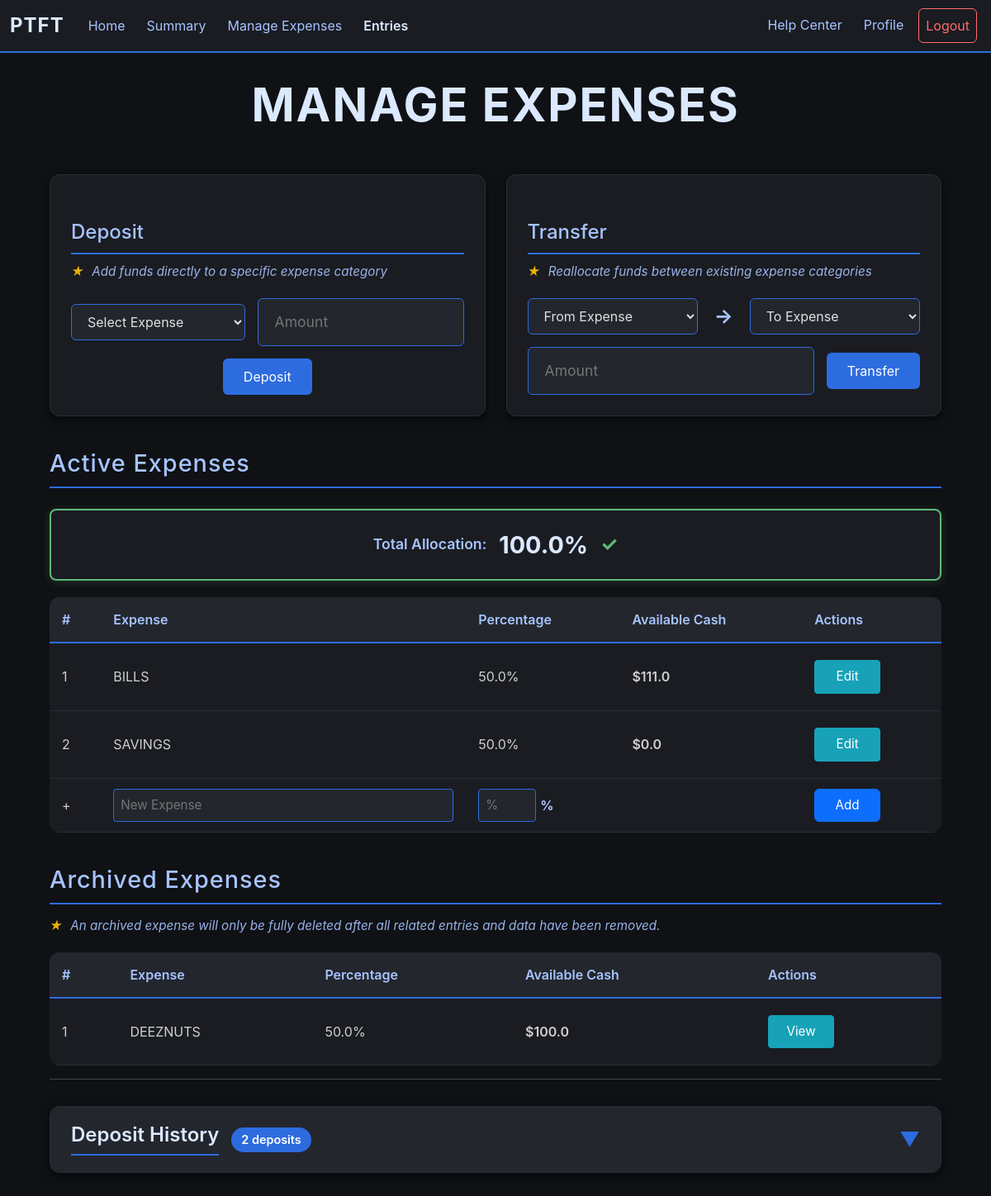
The app's page /expenses (signed in) with its own data.
### app/models.py (models this page shows, shortened)
class Expenses(db.Model):        #Stores all expense category per user
    id = db.Column(db.Integer, primary_key = True)
    user_id = db.Column(db.Integer, db.ForeignKey("user.id"))
    name = db.Column(db.String(25))
    percentage = db.Column(db.Float)
    status = db.Column(db.Boolean, default = True)      #Archive Status
    deleted = db.Column(db.Boolean, default = False)
    savings = db.Column(db.Float, default = 0.0)
    earnings = db.Column(db.Float, default = 0.0)
    spendings = db.Column(db.Float, default = 0.0)
    transferred = db.Column(db.Float, default = 0.0)
    balance = db.Column(db.Float, default = 0.0)
    credit_balance = db.Column(db.Float, default = 0.0)

### app/routes/expense.py (the view)
@expense.route("/expenses", methods = ["GET"])
def expenses():
    if helper.check_login():
        active_expenses = {}
        inactive_expenses = {}
        expense_data = {}       #Links expense id to total savings {expense_id: amount saved}
        snaps = Exp_Snap.query.filter_by(user_id = session["user_id"]).all()
        deposits = Transaction.query.filter_by(user_id = session["user_id"], deposit_status = True).all()
        expenses = Expenses.query.filter_by(user_id = session["user_id"]).all()
        for snap in snaps:      #Calculates net total from snapshots
            expense_data[snap.expense_id] = expense_data.get(snap.expense_id, 0.0) + (snap.expense_earnings - snap.total_spending)
        for deposit in deposits:        #Calculates total deposits per expense
            expense_data[deposit.expense_id] = expense_data.get(deposit.expense_id, 0.0) + deposit.amount
        for expense in expenses:        #Separates expense types between archived and unarchived
            savings = round((expense_data.get(expense.id, 0.0) + expense.transferred), 2)
            expense.savings = savings
            if expense.status:
                active_expenses[expense] = savings
            else:
                inactive_expenses[expense] = savings
        allocation_check = [0, True]
        for expense in active_expenses:
            allocation_check[0] += expense.percentage
        if allocation_check[0] !=100:
            allocation_check[1] = False
        all_expenses = list(active_expenses.keys()) + list(inactive_expenses.keys())
        deposits = Transaction.query.filter_by(user_id = session["user_id"], deposit_status = True).all()
        db.session.commit()
        return render_template("expenses.html", active_expenses = active_expenses, inactive_expenses = inactive_expenses, status = allocation_check, all_expenses = all_expenses, deposits = deposits)
    else:
        return redirect(url_for("user.login"))

### app/helper.py (called while the page is built)
def check_login():
    return "user_id" in session

### app/templates/expenses.html (shortened to what this page needs)
{% extends "budget_base.html"%}
{% block content %}
<div class="expense-container">
    <h1 class="main-title">MANAGE EXPENSES</h1>
    <div class="function-sections">
        {% if active_expenses %}
        <div class="function-section">
            <h2 class="function-title">Deposit</h2>
            <p class="function-helper-text"><span class="tip-star">★</span> Add funds directly to a specific expense category</p>
            <form action="/deposit" method="POST" class="inline-form">
                <select name="expense_id" required>
                    <option value="">Select Expense</option>
                </select>
                <div class="input-wrapper">
                    <input type="number" step="0.01" name="amount" placeholder="Amount" min="0" required>
                </div>
                <button type="submit" class="form-btn">Deposit</button>
            </form>
        </div>
        <div class="function-section">
            <h2 class="function-title">Transfer</h2>
            <p class="function-helper-text"><span class="tip-star">★</span> Reallocate funds between existing expense categories</p>
            <form action="/reallocate" method="POST" class="inline-form">
                <select name="from_expense" required>
                    <option value="">From Expense</option>
                </select>
                <span class="arrow">→</span>
                <select name="to_expense" required>
                    <option value="">To Expense</option>
                </select>
                <div class="input-wrapper">
                    <input type="number" step="0.01" name="amount" placeholder="Amount" min="0" required>
                </div>
                <button type="submit" class="form-btn">Transfer</button>
            </form>
        </div>
      {% endif %}
    </div>
    <h1 class="section-title">Active Expenses</h1>
    <div class="status-display-compact {% if status[1] %}status-perfect{% else %}status-error{% endif %}">
        <div class="status-compact-content">
            <span class="status-label">Total Allocation:</span>
            <span class="status-percentage-compact">{{status[0]}}%</span>
            {% if status[1] %}
                <span class="status-icon-compact perfect">✓</span>
            {% else %}
                <span class="status-icon-compact error">✗</span>
            {% endif %}
        </div>
    </div>
    <table class="expense-table">
        <thead>
            <tr>
                <th>#</th>
                <th>Expense</th>
                <th>Percentage</th>
                <th>Available Cash</th>
                <th>Actions</th>
            </tr>
        </thead>
        <tbody>
            {% for active_expense in active_expenses %}
            <tr class="log-row" data-row-id="active-{{active_expense.id}}">
                <td>{{loop.index}}</td>
                <td>
                    <div class="display-mode">
                        <span class="display-text">{{active_expense.name}}</span>
                    </div>
                </td>
                <td>
                    <div class="display-mode">
                        <span class="display-text">{{active_expense.percentage}}%</span>
                    </div>
                </td>
                <td class="cash-cell">${{active_expenses[active_expense]}}</td>
                <td>
                    <div class="display-mode">
                        <button class="btn btn-dark btn-info btn-sm edit-toggle-btn" onclick="toggleEdit('active-{{active_expense.id}}')">Edit</button>
                    </div>
                </td>
            </tr>
            {% endfor %}
            <tr class="add-row">
                <form action="/add_expense" method="POST">
                    <td>+</td>
                    <td><input type="text" name="expense_name" placeholder="New Expense" class="table-input" required></td>
                    <td>
                        <div class="percent-wrapper">
                            <input type="number" name="percent" placeholder="%" class="table-input percent-input" required>
                            <span class="percent-symbol">%</span>
                        </div>
                    </td>
                    <td></td>
                    <td><button type="submit" class="btn btn-primary">Add</button></td>
                </form>
            </tr>
        </tbody>
    </table>
    {% if inactive_expenses %}
    <h1 class="section-title">Archived Expenses</h1>
    <p class="function-helper-text"><span class="tip-star">★</span> An archived expense will only be fully deleted after all related entries and data have been removed.</p>
    <table class="expense-table">
        <thead>
            <tr>
                <th>#</th>
                <th>Expense</th>
                <th>Percentage</th>
                <th>Available Cash</th>
                <th>Actions</th>
            </tr>
        </thead>
        <tbody>
            {% for inactive_expense in inactive_expenses %}
            <tr class="log-row" data-row-id="inactive-{{inactive_expense.id}}">
                <td>{{loop.index}}</td>
                <td>
                    <div class="display-mode">
                        <span class="display-text">{{inactive_expense.name}}</span>
                    </div>
                </td>
                <td>
                    <div class="display-mode">
                        <span class="display-text">{{inactive_expense.percentage}}%</span>
                    </div>
                </td>
                <td class="cash-cell">${{inactive_expenses[inactive_expense]}}</td>
                <td>
                    <div class="display-mode">
                        <button class="btn btn-dark btn-info btn-sm edit-toggle-btn" onclick="toggleEdit('inactive-{{inactive_expense.id}}')">View</button>
                    </div>
                </td>
            </tr>
            {% endfor %}
        </tbody>
    </table>
    {% endif %}
    {% if deposits %}
    <hr class="section-divider">
    <div class="collapsible-section">
        <div class="collapsible-header" onclick="toggleSection(this)">
            <div class="collapsible-title-wrapper">
                <h2 class="collapsible-title">Deposit History</h2>
                <span class="item-count">{{ deposits|length }} deposits</span>
            </div>
            <span class="collapsible-arrow">▼</span>
        </div>
    </div>
    {% endif %}
</div>
{% endblock %}

### records on screen
Expenses: name "BILLS", percentage "50.0", savings "111.0"
Expenses: name "SAVINGS", percentage "50.0", active_expenses "0.0"
Expenses: name "DEEZNUTS", percentage "50.0", savings "100.0"

### other values on screen
{{ status[0] }} "100.0"
{{ deposits|length }} "2"
